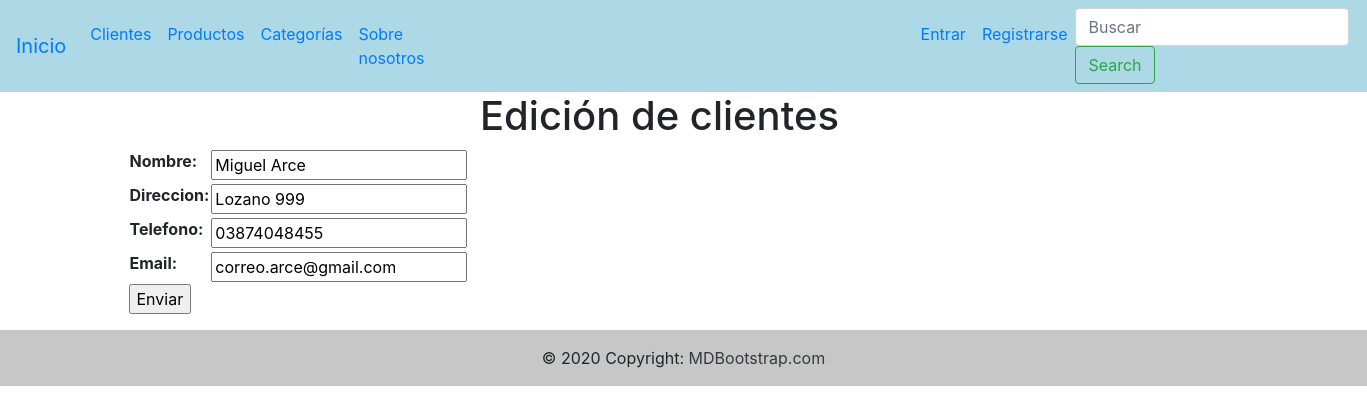
The app's page /cliente/editar_cliente/3/, older data.
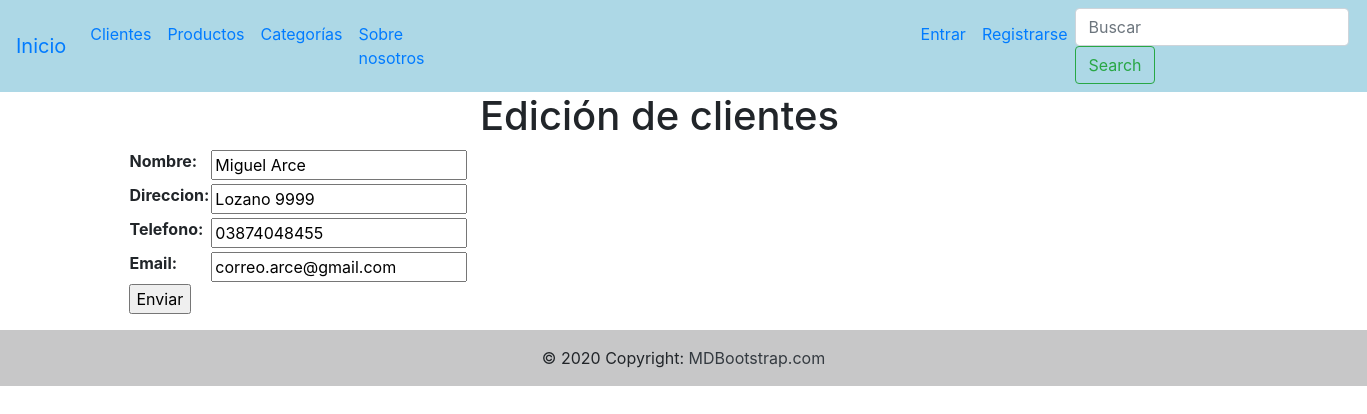
The same page, newer data.
### cliente/models.py (models this page shows, shortened)
class Cliente(models.Model):
    nombre=models.CharField(max_length=50)
    direccion=models.CharField(max_length=50)
    telefono=models.CharField(max_length=15)
    email=models.EmailField()
    class Meta:
        verbose_name="Cliente"
        verbose_name_plural="Clientes"

### cliente/views.py (the view)
# urls.py: path('editar_cliente/<int:pk>/', views.editar_cliente, name='editar_cliente'),
def editar_cliente(request, pk):
    if request.method == 'POST':
        form = Formulario_clientes(request.POST)
        if form.is_valid():
            cliente = Cliente.objects.get(id=pk)
            cliente.nombre = form.cleaned_data['nombre']
            cliente.direccion = form.cleaned_data['direccion']
            cliente.telefono = form.cleaned_data['telefono']
            cliente.email = form.cleaned_data['email']
            cliente.save()
            return redirect(lista_clientes)
    elif request.method == 'GET':
        cliente = Cliente.objects.get(id=pk)
        form = Formulario_clientes(initial={
                                        'nombre':cliente.nombre,
                                        'direccion':cliente.direccion,
                                        'telefono':cliente.telefono,
                                        'email':cliente.email})
        context = {'form':form}
        return render(request, 'cliente/editar_cliente.html', context=context)

### cliente/forms.py
class Formulario_clientes(forms.Form):
    nombre = forms.CharField(max_length=50)
    direccion = forms.CharField()
    telefono = forms.CharField(max_length=15)
    email = forms.EmailField()

### templates/cliente/editar_cliente.html (shortened to what this page needs)
{% extends 'base.html' %}
{% block contenido %}
<form action="" method="POST">
<h1 style="margin-left:30rem">Edición de clientes</h1>
<div class="container">
<table>
    {{form.as_table}}
</table>
</div>
<div class="container">
<p><input type="submit" value="Enviar"></p>
</div>
</form>
{% endblock %}

Row changes from the older to the newer data that the page shows:
changed Cliente "Miguel Arce": direccion "Lozano 999" → "Lozano 9999"
